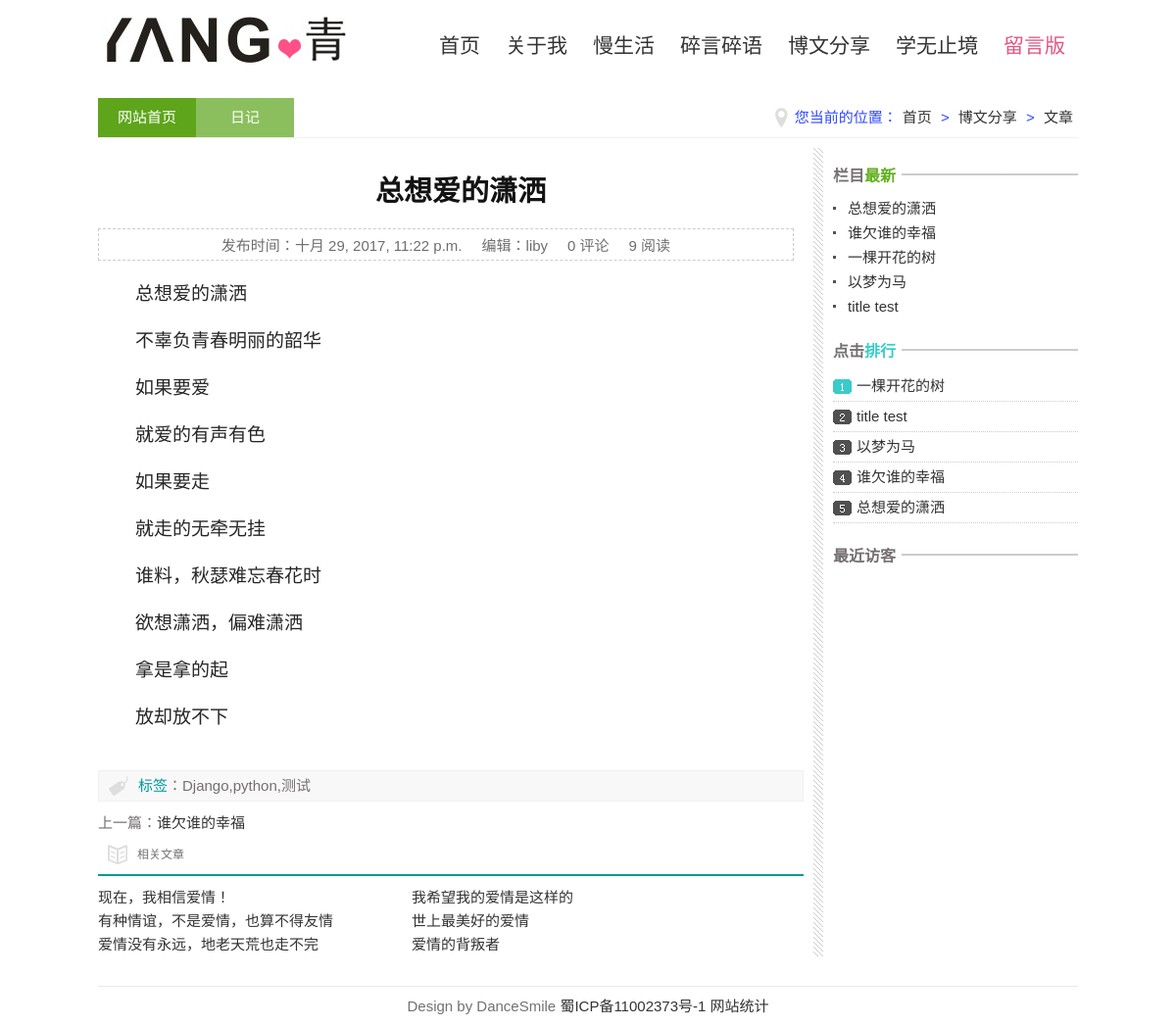
/post/5/, run on the app's committed database.
### blog/models.py (models this page shows, shortened)
class Post(models.Model):
    title = models.CharField(max_length=100)
    body = models.TextField()
    creater_time = models.DateTimeField()
    modified_time = models.DateTimeField()
    abstract = models.CharField(max_length=200,blank=True)
    category = models.ForeignKey(Category)
    tags = models.ManyToManyField(Tag, blank=True)
    author = models.ForeignKey(User)
    click_rate = models.IntegerField(default=0)
    top_weight = models.IntegerField(default=0)
    img_url = models.CharField(max_length=300,blank=True)
    def get_absolute_url(self):
        return reverse('blog:detail', kwargs={'pk': self.pk})
    def get_next_absolute_url(self):
        if Post.objects.filter(pk=self.pk + 1) :
            url = reverse('blog:detail', kwargs={'pk': self.pk + 1})
            post_name = Post.objects.filter(pk=self.pk + 1)[0].title
            dictinfo={
                'url_info':url,
                'title' : post_name,
            }
            return dictinfo
        else:
            dictinfo={
                'url_info':"NULL",
                'title' : "NULL",
            }
            return dictinfo
    def get_pre_absolute_url(self):
        if Post.objects.filter(pk=self.pk - 1) :
            url = reverse('blog:detail', kwargs={'pk': self.pk - 1})
            post_name = Post.objects.filter(pk=self.pk - 1)[0].title
            dictinfo={
                'url_info':url,
                'title' : post_name,
            }
            return dictinfo
        else:
            dictinfo={
                'url_info':"NULL",
                'title' : "NULL",
            }
            return dictinfo
    def click_rate_add(self):
        self.click_rate=self.click_rate+1
        self.save()
    def save(self, *args, **kwargs):
        if not self.abstract:
            md = markdown.Markdown(extensions=[
                'markdown.extensions.extra',
                'markdown.extensions.codehilite',
            ])
            self.abstract = strip_tags(md.convert(self.body))[:54]
        super(Post, self).save(*args, **kwargs)

### blog/views.py (the view)
# urls.py: url(r'^post/(?P<pk>[0-9]+)/$', views.PostDetailView.as_view(), name='detail'),
class PostDetailView(DetailView):
    model = Post
    template_name = 'blog/detail.html'
    context_object_name = 'post'
    def get(self, request, *args, **kwargs):
        response = super(PostDetailView, self).get(request, *args, **kwargs)
        self.object.click_rate_add()
        return response
    def get_object(self, queryset=None):
        post = super(PostDetailView, self).get_object(queryset=None)
        post.body = markdown.markdown(post.body,
                                      extensions=[
                                          'markdown.extensions.extra',
                                          'markdown.extensions.codehilite',
                                          'markdown.extensions.toc',
                                      ])
        return post
    def get_context_data(self, **kwargs):
        post = super(PostDetailView, self).get_object(queryset=None)
        context = super(PostDetailView, self).get_context_data(**kwargs)
        form = CommentForm()
        comment_list = self.object.comment_set.all()
        next_dictinfo = post.get_next_absolute_url()
        pre_dictinfo = post.get_pre_absolute_url()
        print next_dictinfo['url_info']
        context.update({
            'form': form,
            'comment_list': comment_list,
            'next_url':next_dictinfo['url_info'],
            'next_title': next_dictinfo['title'],
            'pre_url':pre_dictinfo['url_info'],
            'pre_title': pre_dictinfo['title'],
        })
        return context

### blog/templatetags/blog_tags.py (called while the page is built)
@register.simple_tag
def get_recent_posts(num=5):
    return Post.objects.all().order_by('-creater_time')[:num]

@register.simple_tag
def get_click_rate_posts(num=5):
    return Post.objects.all().order_by('-click_rate')[:num]

### templates/blog/detail.html (shortened to what this page needs)
{% extends 'base.html' %}
{% load staticfiles %}
{% load blog_tags %}
{% block css %}
    <link href="{% static 'blog2/css/new.css' %}" rel="stylesheet">
{% endblock css %}
{% block article %}
<article class="post post-{{ post.pk }}">
  <h1 class="t_nav"><span>您当前的位置：<a href="/">首页</a>&nbsp;&gt;&nbsp;<a href="/news/s/">博文分享</a>&nbsp;&gt;&nbsp;<a href="{{ post.get_absolute_url }}">文章</a></span><a href="/" class="n1">网站首页</a><a href="/" class="n2">日记</a></h1>
  <div class="index_about">
    <h2 class="c_titile">{{ post.title }}</h2>
    <p class="box_c"><span class="d_time">发布时间：{{ post.creater_time }}</span><span>编辑：{{ post.author }}</span><span>{{ post.comment_set.count }} 评论</span><span>{{ post.click_rate }} 阅读</span></p>
    <ul class="infos">
    {{ post.body|safe }}
    </ul>
    <div class="keybq">
    <p><span>标签</span>：Django,python,测试</p>
    </div>
    <div class="nextinfo">
      {% ifnotequal pre_url "NULL" %}
      <p>上一篇：<a href="{{pre_url}}">{{pre_title}}</a></p>
       {% endifnotequal %}
    </div>
    <div class="otherlink">
      <h2>相关文章</h2>
      <ul>
        <li><a href="/news/s/2013-07-25/524.html" title="现在，我相信爱情！">现在，我相信爱情！</a></li>
        <li><a href="/newstalk/mood/2013-07-24/518.html" title="我希望我的爱情是这样的">我希望我的爱情是这样的</a></li>
        <li><a href="/newstalk/mood/2013-07-02/335.html" title="有种情谊，不是爱情，也算不得友情">有种情谊，不是爱情，也算不得友情</a></li>
        <li><a href="/newstalk/mood/2013-07-01/329.html" title="世上最美好的爱情">世上最美好的爱情</a></li>
        <li><a href="/news/read/2013-06-11/213.html" title="爱情没有永远，地老天荒也走不完">爱情没有永远，地老天荒也走不完</a></li>
        <li><a href="/news/s/2013-06-06/24.html" title="爱情的背叛者">爱情的背叛者</a></li>
      </ul>
    </div>
  </div>
  <aside class="right">
    <div class="blank"></div>
    <div class="news">
      <h3>
        <p>栏目<span>最新</span></p>
      </h3>
      <ul class="rank">
      {% get_recent_posts as recent_posts_list %}
      {% for post in recent_posts_list %}
      <li><a href="{{ post.get_absolute_url }}" title="Column 三栏布局 个人网站模板" target="_blank">{{post.title}}</a></li>
      {% empty %}
      暂无文章
      {% endfor %}
      </ul>
      <h3 class="ph">
        <p>点击<span>排行</span></p>
      </h3>
        <ul class="paih">
          {%  get_click_rate_posts as click_rate_posts_list%}
          {% for post in click_rate_posts_list %}
          <li><a href="{{ post.get_absolute_url }}" title="Column 三栏布局 个人网站模板" target="_blank">{{post.title}}</a></li>
          {% empty %}
          暂无文章
          {% endfor %}
        </ul>
    </div>
    <div class="visitors">
      <h3>
        <p>最近访客</p>
      </h3>
    </div>
  </aside>
</article>
{% endblock article %}

### blog/static/blog2/css/base.css (style rules this page uses)
* { margin: 0; padding: 0 }
body { font: 15px "����", Arial, Helvetica, sans-serif; color: #756F71 }
ul { list-style: none; }
a:link, a:visited { text-decoration: none; color: #333; }
.right { float: right; }
.blank { height: 5px; overflow: hidden; width: 100%; margin: auto; clear: both }
article { width: 1000px; margin: 20px auto; overflow: hidden }
aside { width: 250px; }

### blog/static/blog2/css/new.css (style rules this page uses)
h1.t_nav span { float: right; color: #2f49ff; background:url(../images/5849.png) no-repeat left center; padding-left:20px }
h1.t_nav span a { margin: 0 5px }
h1.t_nav { border-bottom: #F1F1F1 1px solid; font-size: 15px; font-weight: normal; line-height: 40px; height: 40px; }
a.n1, a.n2 { width: 100px; display: block; text-align: center; color: #fff; float: left }
.n1 { background: #5EA51B; }
.n2 { background: #8BBF5D; }
.index_about { float: left; width: 740px; overflow: hidden; background: url(../images/r_line.jpg) repeat-y right; margin: 10px 0 }
.c_titile { color: #141314;font-size: 29px; margin: 20px 0; text-align: center }
.box_c { border: #ccc 1px dashed; text-align: center; padding: 5px 0; margin-right: 30px;color: #6e6e6e; }
.box_c span { margin: 0 10px; }
ul.infos { overflow: hidden; margin: 20px 30px 20px 0; line-height: 28px; font-size: 19px; text-indent: 2em; }
ul.infos p { color: #272627;margin-bottom: 20px }
.keybq { background: url(../images/6264.png) no-repeat 10px center #F8F8F8; line-height: 30px; height: 30px; padding-left: 40px; border: 1px solid #F0F0F0; margin-right: 20px; }
.keybq span { color: #099 }
.nextinfo { line-height: 24px; }
.otherlink h2 { border-bottom: #099 2px solid; line-height: 40px; font-size: 12px; font-weight: normal; margin-right: 20px; background:url(../images/5794.png) 10px center no-repeat; padding-left:40px }
.otherlink ul { margin: 10px 0 }
.otherlink li { line-height: 24px; height: 24px; display: block; width: 290px; float: left; overflow: hidden; margin-right: 30px; }
.rank li { height: 25px; line-height: 25px; clear: both; padding-left: 5px; overflow: hidden; padding-left: 15px; background: url(../images/li.jpg) no-repeat left center; }
.rank { margin: 10px 0 }
.rank li a { color: #333; }
.paih { background: url(../images/ph.jpg) no-repeat left 8px; margin: 10px 0 }
.paih li { line-height: 30px; height: 30px; overflow: hidden; padding-left: 24px; border-bottom: #CCC dotted 1px }
.news h3, .visitors h3 { font-size: 16px; background: url(../images/r_title_bg.jpg) repeat-x center; }
.news h3 p, .visitors h3 p { background: #fff; width: 70px }
.news h3 span { color: #65b020 }
.news h3.ph span { color: #37ccca; }
.news ul { margin-bottom: 20px }

### data on the page
Post: title "总想爱的潇洒", creater_time "十月 29, 2017, 11:22 p.m.", author "liby", comment_set.count "0", click_rate "9", body "总想爱的潇洒 不辜负青春明丽的韶华 如果要爱 就爱的有声有色 如果要走 就走的无牵无挂 谁料，秋瑟难忘春花时 欲想潇洒，偏难潇洒 拿是拿的起 放却放不下"
Post: title "谁欠谁的幸福"
Post: title "一棵开花的树"
Post: title "以梦为马"
Post: title "title test"
